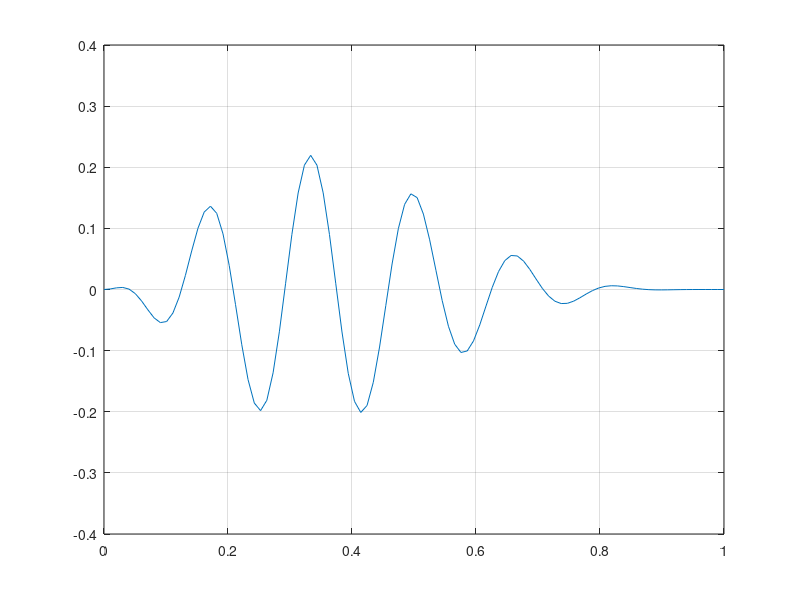
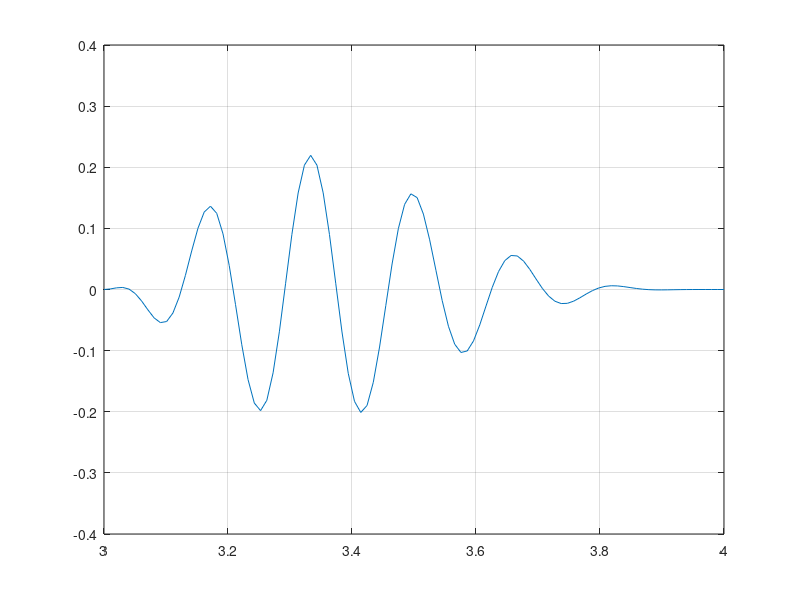

Recreate these plots in MATLAB, in order.
%% Write a program to shift the contionous signal in time by any amounts

%% check figure 2 for time shifted signal

x = @(t) 10*t.^2.*(1-t).^4.*cos(12*pi*t);
t = linspace(0, 1);
figure(1)
plot(t, x(t))
grid

x = @(t) 10*t.^2.*(1-t).^4.*cos(12*pi*t);
t = linspace(0, 1);
figure(2)
plot(t+3, x(t))
grid
